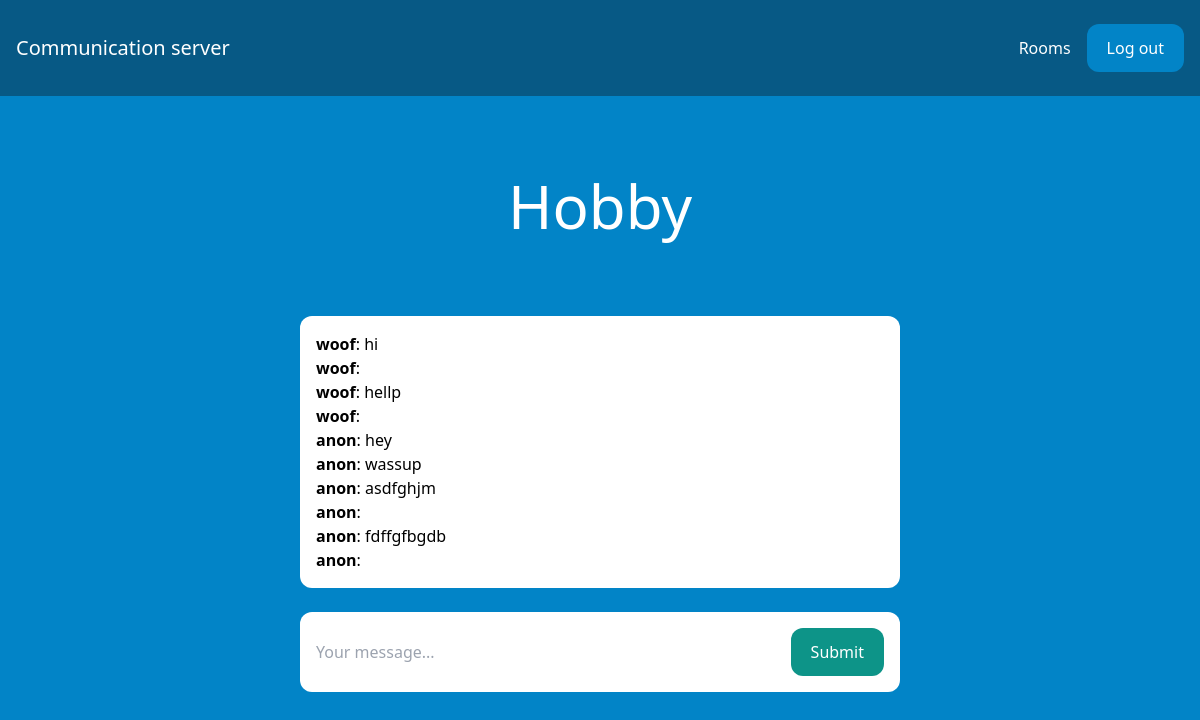
Page /rooms/hobby/ (signed in) on the committed database.
### room/models.py (models this page shows)
class Room(models.Model):
    name = models.CharField(max_length=255)
    slug = models.SlugField(unique=True)

class Message(models.Model):
    room = models.ForeignKey(Room, related_name='messages', on_delete=models.CASCADE)
    user = models.ForeignKey(User, related_name='messages', on_delete=models.CASCADE)
    content = models.TextField()
    date_added = models.DateTimeField(auto_now_add=True)
    class Meta:
        ordering = ('date_added',)

### room/views.py (the view)
# urls.py: path('rooms/', include('room.urls')),
@login_required
def room(request, slug):
    room = Room.objects.get(slug=slug)
    messages = Message.objects.filter(room=room)[0:25]
    return render(request, 'room/room.html', {'room': room, 'messages': messages})

### room/templates/room/room.html (shortened to what this page needs)
{% extends 'core/base.html' %}
{% block content %}
<div class="p-10 lg:p-20 text-center">
    <h1 class="text-3xl lg:text-6xl text-white">{{ room.name }}</h1>
</div>
<div class="lg:w-2/4 mx-4 lg:mx-auto p-4 bg-white rounded-xl">
    <div class="chat-messages space-y-3" id="chat-messages">
        {% for m in messages %}<b>{{ m.user.username }}</b>: {{ m.content }}<br>{% endfor %}
    </div>
</div>
<div class="lg:w-2/4 mt-6 mx-4 lg:mx-auto p-4 bg-white rounded-xl">
    <form method="post" action="." class="flex">
        <input type="text" name="content" class="flex-1 mr-3" placeholder="Your message..." id="chat-message-input">
        <button
            class="px-5 py-3 rounded-xl text-white bg-teal-600 hover:bg-teal-700"
            id="chat-message-submit"
        >Submit</button>
    </form>
</div>
{% endblock %}

### core/templates/core/base.html (shortened to what this page needs)
<!DOCTYPE html>
<html>
    <head>
        <script src="https://cdn.tailwindcss.com"></script>
    </head>
    <body class="bg-sky-600">
        <nav class="flex items-center justify-between px-4 py-6 bg-sky-800">
            <div>
                <a href="/" class="text-xl text-white">Communication server</a>
            </div>
            <div class="flex items-center space-x-4">
                {% if request.user.is_authenticated %}
                    <a href="/rooms/" class="text-white hover:text-gray-200">Rooms</a>
                    <a href="/logout/" class="px-5 py-3 rounded-xl text-white bg-sky-600 hover:bg-sky-700">Log out</a>
                {% else %}
                    <a href="/login/" class="text-white hover:text-gray-200">Log in</a>
                    <a href="/signup/" class="px-5 py-3 rounded-xl text-white bg-sky-600 hover:bg-sky-700">Sign up</a>
                {% endif %}
            </div>
        </nav>
        {% block content %}
        {% endblock %}
    </body>
</html>

### rows in the picture
Room: name "Hobby"
Message: user.username "woof", content "hi"
Message: user.username "woof"
Message: user.username "woof", content "hellp"
Message: user.username "woof"
Message: user.username "anon", content "hey"
Message: user.username "anon", content "wassup"
Message: user.username "anon", content "asdfghjm"
Message: user.username "anon"
Message: user.username "anon", content "fdffgfbgdb"
Message: user.username "anon"
